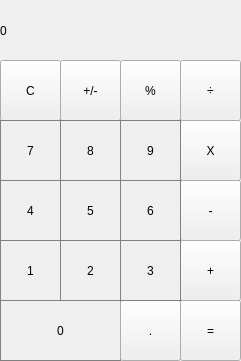
<?xml version="1.0" encoding="UTF-8"?>
<ui version="4.0">
 <class>MainWindow</class>
 <widget class="QMainWindow" name="MainWindow">
  <property name="geometry">
   <rect>
    <x>0</x>
    <y>0</y>
    <width>241</width>
    <height>361</height>
   </rect>
  </property>
  <property name="windowTitle">
   <string>MainWindow</string>
  </property>
  <widget class="QWidget" name="centralwidget">
   <widget class="QLabel" name="label">
    <property name="geometry">
     <rect>
      <x>0</x>
      <y>0</y>
      <width>241</width>
      <height>61</height>
     </rect>
    </property>
    <property name="styleSheet">
     <string notr="true">QPushButton {
   border: 1px solid gray;
}
QPushButton:pressed {
    background-color: qlineargradient(x1: 0, y1: 0, x2: 0, y2: 1,
                                      stop: 0 #dadbde, stop: 1 #f6f7fa);
}</string>
    </property>
    <property name="text">
     <string>0</string>
    </property>
   </widget>
   <widget class="QPushButton" name="pushButton_C">
    <property name="geometry">
     <rect>
      <x>0</x>
      <y>60</y>
      <width>61</width>
      <height>61</height>
     </rect>
    </property>
    <property name="text">
     <string>C</string>
    </property>
   </widget>
   <widget class="QPushButton" name="pushButton_more_or_less">
    <property name="geometry">
     <rect>
      <x>60</x>
      <y>60</y>
      <width>61</width>
      <height>61</height>
     </rect>
    </property>
    <property name="text">
     <string>+/-</string>
    </property>
   </widget>
   <widget class="QPushButton" name="pushButton_percentage">
    <property name="geometry">
     <rect>
      <x>120</x>
      <y>60</y>
      <width>61</width>
      <height>61</height>
     </rect>
    </property>
    <property name="text">
     <string>%</string>
    </property>
   </widget>
   <widget class="QPushButton" name="pushButton_division">
    <property name="geometry">
     <rect>
      <x>180</x>
      <y>60</y>
      <width>61</width>
      <height>61</height>
     </rect>
    </property>
    <property name="text">
     <string>÷</string>
    </property>
   </widget>
   <widget class="QPushButton" name="pushButton_multiplication">
    <property name="geometry">
     <rect>
      <x>180</x>
      <y>120</y>
      <width>61</width>
      <height>61</height>
     </rect>
    </property>
    <property name="text">
     <string>X</string>
    </property>
   </widget>
   <widget class="QPushButton" name="pushButton_07">
    <property name="geometry">
     <rect>
      <x>0</x>
      <y>120</y>
      <width>61</width>
      <height>61</height>
     </rect>
    </property>
    <property name="styleSheet">
     <string notr="true">QPushButton {
   border: 1px solid gray;
}
QPushButton:pressed {
    background-color: qlineargradient(x1: 0, y1: 0, x2: 0, y2: 1,
                                      stop: 0 #dadbde, stop: 1 #f6f7fa);
}</string>
    </property>
    <property name="text">
     <string>7</string>
    </property>
   </widget>
   <widget class="QPushButton" name="pushButton_08">
    <property name="geometry">
     <rect>
      <x>60</x>
      <y>120</y>
      <width>61</width>
      <height>61</height>
     </rect>
    </property>
    <property name="styleSheet">
     <string notr="true">QPushButton {
   border: 1px solid gray;
}
QPushButton:pressed {
    background-color: qlineargradient(x1: 0, y1: 0, x2: 0, y2: 1,
                                      stop: 0 #dadbde, stop: 1 #f6f7fa);
}</string>
    </property>
    <property name="text">
     <string>8</string>
    </property>
   </widget>
   <widget class="QPushButton" name="pushButton_09">
    <property name="geometry">
     <rect>
      <x>120</x>
      <y>120</y>
      <width>61</width>
      <height>61</height>
     </rect>
    </property>
    <property name="styleSheet">
     <string notr="true">QPushButton {
   border: 1px solid gray;
}
QPushButton:pressed {
    background-color: qlineargradient(x1: 0, y1: 0, x2: 0, y2: 1,
                                      stop: 0 #dadbde, stop: 1 #f6f7fa);
}</string>
    </property>
    <property name="text">
     <string>9</string>
    </property>
   </widget>
   <widget class="QPushButton" name="pushButton_subtraction">
    <property name="geometry">
     <rect>
      <x>180</x>
      <y>180</y>
      <width>61</width>
      <height>61</height>
     </rect>
    </property>
    <property name="text">
     <string>-</string>
    </property>
   </widget>
   <widget class="QPushButton" name="pushButton_06">
    <property name="geometry">
     <rect>
      <x>120</x>
      <y>180</y>
      <width>61</width>
      <height>61</height>
     </rect>
    </property>
    <property name="styleSheet">
     <string notr="true">QPushButton {
   border: 1px solid gray;
}
QPushButton:pressed {
    background-color: qlineargradient(x1: 0, y1: 0, x2: 0, y2: 1,
                                      stop: 0 #dadbde, stop: 1 #f6f7fa);
}</string>
    </property>
    <property name="text">
     <string>6</string>
    </property>
   </widget>
   <widget class="QPushButton" name="pushButton_05">
    <property name="geometry">
     <rect>
      <x>60</x>
      <y>180</y>
      <width>61</width>
      <height>61</height>
     </rect>
    </property>
    <property name="styleSheet">
     <string notr="true">QPushButton {
   border: 1px solid gray;
}
QPushButton:pressed {
    background-color: qlineargradient(x1: 0, y1: 0, x2: 0, y2: 1,
                                      stop: 0 #dadbde, stop: 1 #f6f7fa);
}</string>
    </property>
    <property name="text">
     <string>5</string>
    </property>
   </widget>
   <widget class="QPushButton" name="pushButton_04">
    <property name="geometry">
     <rect>
      <x>0</x>
      <y>180</y>
      <width>61</width>
      <height>61</height>
     </rect>
    </property>
    <property name="styleSheet">
     <string notr="true">QPushButton {
   border: 1px solid gray;
}
QPushButton:pressed {
    background-color: qlineargradient(x1: 0, y1: 0, x2: 0, y2: 1,
                                      stop: 0 #dadbde, stop: 1 #f6f7fa);
}</string>
    </property>
    <property name="text">
     <string>4</string>
    </property>
   </widget>
   <widget class="QPushButton" name="pushButton_iquals">
    <property name="geometry">
     <rect>
      <x>180</x>
      <y>300</y>
      <width>61</width>
      <height>61</height>
     </rect>
    </property>
    <property name="text">
     <string>=</string>
    </property>
   </widget>
   <widget class="QPushButton" name="pushButton_00">
    <property name="geometry">
     <rect>
      <x>0</x>
      <y>300</y>
      <width>121</width>
      <height>61</height>
     </rect>
    </property>
    <property name="styleSheet">
     <string notr="true">QPushButton {
   border: 1px solid gray;
}
QPushButton:pressed {
    background-color: qlineargradient(x1: 0, y1: 0, x2: 0, y2: 1,
                                      stop: 0 #dadbde, stop: 1 #f6f7fa);
}</string>
    </property>
    <property name="text">
     <string>0</string>
    </property>
   </widget>
   <widget class="QPushButton" name="pushButton_point">
    <property name="geometry">
     <rect>
      <x>120</x>
      <y>300</y>
      <width>61</width>
      <height>61</height>
     </rect>
    </property>
    <property name="text">
     <string>.</string>
    </property>
   </widget>
   <widget class="QPushButton" name="pushButton_01">
    <property name="geometry">
     <rect>
      <x>0</x>
      <y>240</y>
      <width>61</width>
      <height>61</height>
     </rect>
    </property>
    <property name="styleSheet">
     <string notr="true">QPushButton {
   border: 1px solid gray;
}
QPushButton:pressed {
    background-color: qlineargradient(x1: 0, y1: 0, x2: 0, y2: 1,
                                      stop: 0 #dadbde, stop: 1 #f6f7fa);
}</string>
    </property>
    <property name="text">
     <string>1</string>
    </property>
   </widget>
   <widget class="QPushButton" name="pushButton_sum">
    <property name="geometry">
     <rect>
      <x>180</x>
      <y>240</y>
      <width>61</width>
      <height>61</height>
     </rect>
    </property>
    <property name="text">
     <string>+</string>
    </property>
   </widget>
   <widget class="QPushButton" name="pushButton_02">
    <property name="geometry">
     <rect>
      <x>60</x>
      <y>240</y>
      <width>61</width>
      <height>61</height>
     </rect>
    </property>
    <property name="styleSheet">
     <string notr="true">QPushButton {
   border: 1px solid gray;
}
QPushButton:pressed {
    background-color: qlineargradient(x1: 0, y1: 0, x2: 0, y2: 1,
                                      stop: 0 #dadbde, stop: 1 #f6f7fa);
}</string>
    </property>
    <property name="text">
     <string>2</string>
    </property>
   </widget>
   <widget class="QPushButton" name="pushButton_03">
    <property name="geometry">
     <rect>
      <x>120</x>
      <y>240</y>
      <width>61</width>
      <height>61</height>
     </rect>
    </property>
    <property name="styleSheet">
     <string notr="true">QPushButton {
   border: 1px solid gray;
}
QPushButton:pressed {
    background-color: qlineargradient(x1: 0, y1: 0, x2: 0, y2: 1,
                                      stop: 0 #dadbde, stop: 1 #f6f7fa);
}</string>
    </property>
    <property name="text">
     <string>3</string>
    </property>
   </widget>
  </widget>
 </widget>
 <resources/>
 <connections/>
</ui>
